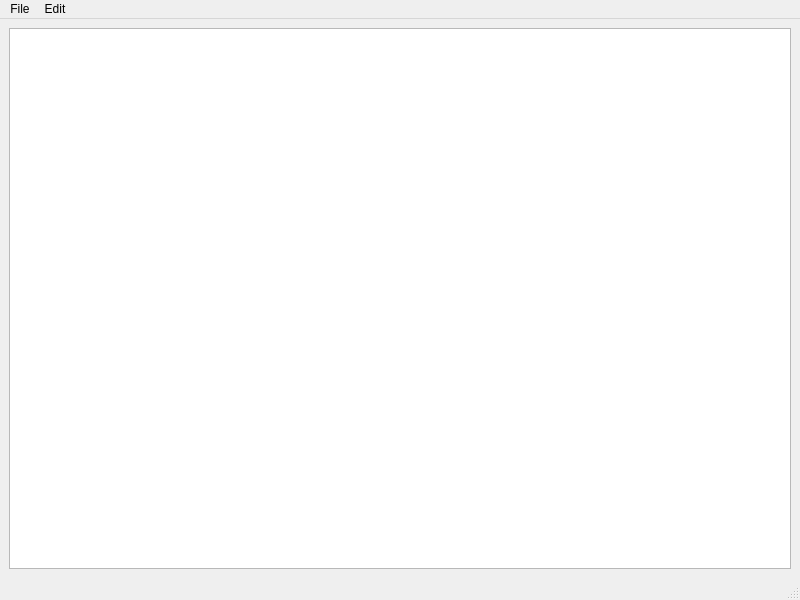
<?xml version="1.0" encoding="UTF-8"?>
<ui version="4.0">
 <class>MainWindow</class>
 <widget class="QMainWindow" name="MainWindow">
  <property name="geometry">
   <rect>
    <x>0</x>
    <y>0</y>
    <width>800</width>
    <height>600</height>
   </rect>
  </property>
  <property name="windowTitle">
   <string>MainWindow</string>
  </property>
  <widget class="QWidget" name="centralwidget">
   <layout class="QHBoxLayout" name="horizontalLayout">
    <item>
     <widget class="QTextEdit" name="textEdit"/>
    </item>
   </layout>
  </widget>
  <widget class="QMenuBar" name="menubar">
   <property name="geometry">
    <rect>
     <x>0</x>
     <y>0</y>
     <width>800</width>
     <height>20</height>
    </rect>
   </property>
   <widget class="QMenu" name="menuFile">
    <property name="title">
     <string>File</string>
    </property>
    <addaction name="actionNew"/>
    <addaction name="actionOpen"/>
    <addaction name="actionSave"/>
   </widget>
   <widget class="QMenu" name="menuEdit">
    <property name="title">
     <string>Edit</string>
    </property>
    <addaction name="actionBold"/>
    <addaction name="actionSupersceipt"/>
    <addaction name="actionSubscript"/>
   </widget>
   <addaction name="menuFile"/>
   <addaction name="menuEdit"/>
  </widget>
  <widget class="QStatusBar" name="statusbar"/>
  <action name="actionNew">
   <property name="text">
    <string>New</string>
   </property>
  </action>
  <action name="actionOpen">
   <property name="text">
    <string>Open</string>
   </property>
  </action>
  <action name="actionSave">
   <property name="text">
    <string>Save</string>
   </property>
  </action>
  <action name="actionBold">
   <property name="text">
    <string>Bold</string>
   </property>
  </action>
  <action name="actionSupersceipt">
   <property name="text">
    <string>Supersceipt</string>
   </property>
  </action>
  <action name="actionSubscript">
   <property name="text">
    <string>Subscript</string>
   </property>
  </action>
 </widget>
 <resources/>
 <connections/>
</ui>
